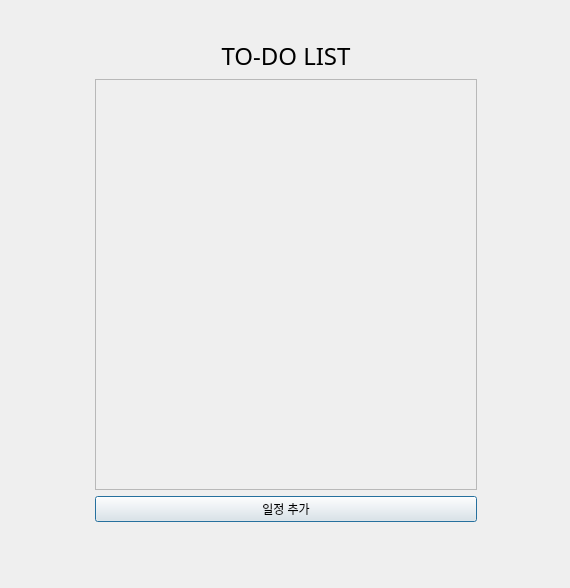
<?xml version="1.0" encoding="UTF-8"?>
<ui version="4.0">
 <class>Dialog</class>
 <widget class="QDialog" name="Dialog">
  <property name="geometry">
   <rect>
    <x>0</x>
    <y>0</y>
    <width>570</width>
    <height>588</height>
   </rect>
  </property>
  <property name="sizePolicy">
   <sizepolicy hsizetype="Preferred" vsizetype="Preferred">
    <horstretch>0</horstretch>
    <verstretch>0</verstretch>
   </sizepolicy>
  </property>
  <property name="minimumSize">
   <size>
    <width>350</width>
    <height>400</height>
   </size>
  </property>
  <property name="windowTitle">
   <string>todolist</string>
  </property>
  <widget class="QWidget" name="layoutWidget">
   <property name="geometry">
    <rect>
     <x>10</x>
     <y>30</y>
     <width>551</width>
     <height>501</height>
    </rect>
   </property>
   <layout class="QHBoxLayout" name="horizontalLayout">
    <item>
     <spacer name="horizontalSpacer">
      <property name="orientation">
       <enum>Qt::Orientation::Horizontal</enum>
      </property>
      <property name="sizeHint" stdset="0">
       <size>
        <width>40</width>
        <height>20</height>
       </size>
      </property>
     </spacer>
    </item>
    <item>
     <widget class="QWidget" name="widget" native="true">
      <property name="sizePolicy">
       <sizepolicy hsizetype="Expanding" vsizetype="Expanding">
        <horstretch>0</horstretch>
        <verstretch>0</verstretch>
       </sizepolicy>
      </property>
      <property name="minimumSize">
       <size>
        <width>400</width>
        <height>450</height>
       </size>
      </property>
      <layout class="QVBoxLayout" name="verticalLayout">
       <item>
        <widget class="QLabel" name="title_label">
         <property name="font">
          <font>
           <family>Apple Braille</family>
           <pointsize>18</pointsize>
          </font>
         </property>
         <property name="text">
          <string>TO-DO LIST</string>
         </property>
         <property name="alignment">
          <set>Qt::AlignmentFlag::AlignCenter</set>
         </property>
        </widget>
       </item>
       <item>
        <widget class="QScrollArea" name="scrollArea">
         <property name="widgetResizable">
          <bool>true</bool>
         </property>
         <widget class="QWidget" name="scrollAreaWidgetContents">
          <property name="geometry">
           <rect>
            <x>0</x>
            <y>0</y>
            <width>374</width>
            <height>412</height>
           </rect>
          </property>
         </widget>
        </widget>
       </item>
       <item>
        <widget class="QPushButton" name="add_todo_button">
         <property name="text">
          <string>일정 추가</string>
         </property>
        </widget>
       </item>
      </layout>
     </widget>
    </item>
    <item>
     <spacer name="horizontalSpacer_2">
      <property name="orientation">
       <enum>Qt::Orientation::Horizontal</enum>
      </property>
      <property name="sizeHint" stdset="0">
       <size>
        <width>40</width>
        <height>20</height>
       </size>
      </property>
     </spacer>
    </item>
   </layout>
  </widget>
 </widget>
 <resources/>
 <connections/>
</ui>
